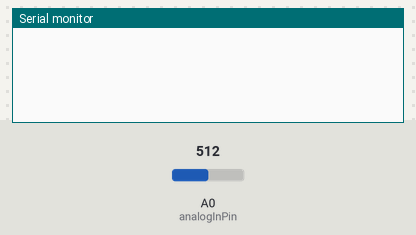
This sketch was run on a simulated Arduino Leonardo, built with avr-gcc and run on an emulated ATmega32U4. Shown: the last lines printed to the serial monitor. Inputs (shaded band) come from the test bench; at power-on: A0 (analogInPin) = 512. USB keyboard and mouse output is not drawn.

Above: at 1.2 s.
1.3 s: A0 (analogInPin) set to 306
At 2.5 s:
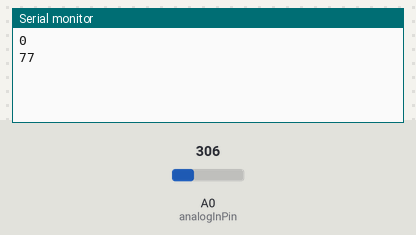
2.8 s: A0 (analogInPin) set to 122
At 4.2 s:
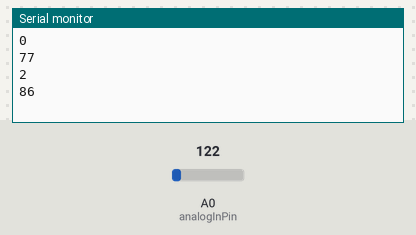
Timing chart, 0 to 5.8 s (numbered marks = the images above; inputs shaded):
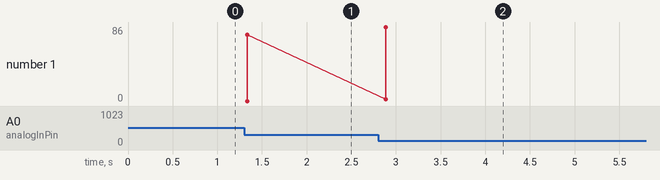

Measured:
- after the input at 1.3 s, the serial monitor: prints a new line at once (image 1)
- after the input at 2.8 s, the serial monitor: prints a new line after 0.09 s (image 2)
- plotted number 1: 77 → 86 after the input at 2.8 s

The sketch:

jagSWC.ino
```cpp
// By: Rutger de Graaf
// 06-10-2018

#include "Keyboard.h"

// buttons[i][0] = minTrigger,
// buttons[i][1] = maxTrigger,
// buttons[i][2] = funcType(1=pinOut or 2=Usb),
// buttons[i][3] = funcValue(pinout or ascii),
const int buttons[][4] = {
  {290, 440, 2, 77}, //phone    905 m
  {200, 280, 2, 66}, //source   810 b
  {111, 160, 2, 86}, //down     685 v
  {60, 110, 2, 78}, //up       530 n
  {20, 55, 2, 43},  //vol_u    +
  {-5, 15, 2, 45},   //vol_d    -
};
const int analogInPin = A0;  // Analog input pin that the stepped resistor circuit is attached to

int x = 0;                //value read from the pot
int i;                    //button loop-counter
int c = 0;                //button streak-counter
boolean found = false;    //global counter-stop
int v = 4;                //verify necessary detection length in loops to press button
int vr = 4;               //verify necessary detection length in loops to release button
int d = 10;               //check-loop duration in ms

int d2 = 10;              //button-hold-loop duration in ms
int pressed = false;      //loop break condition for holding the button

void setup() {
  //initialize serial communications at 9600 bps
  Serial.begin(9600);
  //set pinout types
  int j;
  for(j = 0; j <= 5; j = j + 1) {
    //if button type is pinOut
    if(buttons[j][2] == 1) {
      //enable that pin as output
      pinMode(buttons[j][3], OUTPUT);
    }
  }
  Keyboard.begin();
}

void loop() {
  //read the analog in value and print to serial
  x = analogRead(analogInPin);
  //UNCOMMENT NEXT ROW TO SEE LIVE ANALOG VALUES
  //Serial.println(x);
  //loop through all possible buttons
  for(i = 0; i <= 5; i = i + 1) {
    //if this button is not detected: skip to next iteration
    if(x <= buttons[i][0] || x >= buttons[i][1]) {
      continue;
    }
    //button is detected
    c = c + 1;
    //if button is not detected enough times: break
    if(c < v) {
      break;
    }
    Serial.println(i);
    //send button press event
    buttonPress(i);
    c = 0;
    break;
  }

  //delay next read
  delay(d);
}

void buttonPress(int i){
  if(buttons[i][2] == 1) {
    buttonGpio(i);
  }
  if(buttons[i][2] == 2) {
    buttonUsb(i);
  }
}

void buttonGpio(int i) {
  int pinOut = buttons[i][3];
  c = 0;
  Serial.print("pressed gpio button ");
  Serial.println(pinOut);
  digitalWrite(pinOut, HIGH);
  pressed = true;
  while(pressed) {
    x = analogRead(analogInPin);
    if(x <= buttons[i][0] || x >= buttons[i][1]) {
      Serial.print("Outvalue detected: ");
      Serial.println(x);
      c = c + 1;
    } else {
      c = 0;
    }
    if(c >= vr) {
      pressed = false;
    }
    delay(d2);
  }
  digitalWrite(pinOut, LOW);
  Serial.print("released gpio button ");
  Serial.println(pinOut);
}

void buttonUsb(int i) {
  Keyboard.begin();
  int ascii = buttons[i][3];
  c = 0;
  Serial.println(ascii);
  if(ascii != 43 && ascii !=45){
  Keyboard.press(ascii);
  }
  pressed = true;
  while(pressed) {
    x = analogRead(analogInPin);
    if(x <= buttons[i][0] || x >= buttons[i][1]) {
      //Serial.print("Outvalue detected: ");
      //Serial.println(x);
      c = c + 1;
    } else {
      c = 0;
    }
    if(c >= vr) {
      pressed = false;
    }
    delay(d2);
  }
  if(ascii != 43 && ascii != 45){
  Keyboard.release(ascii);
  }
}
```
